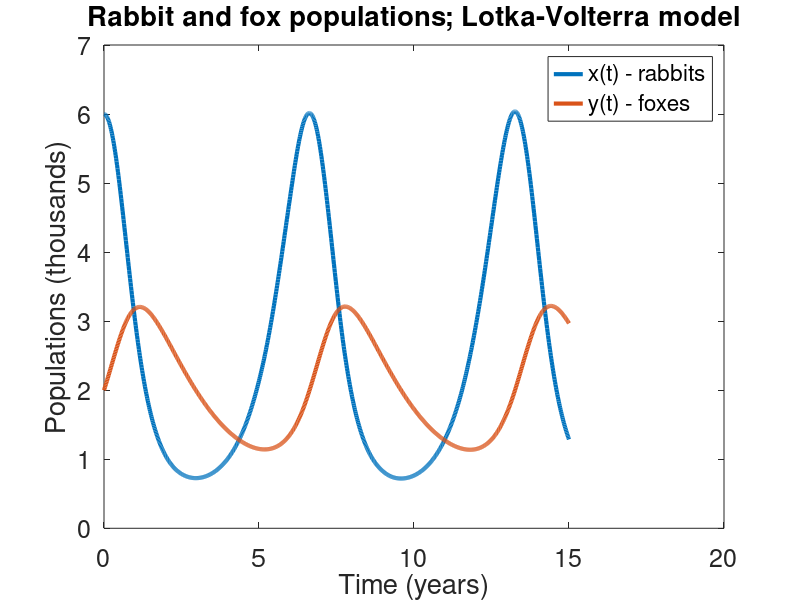
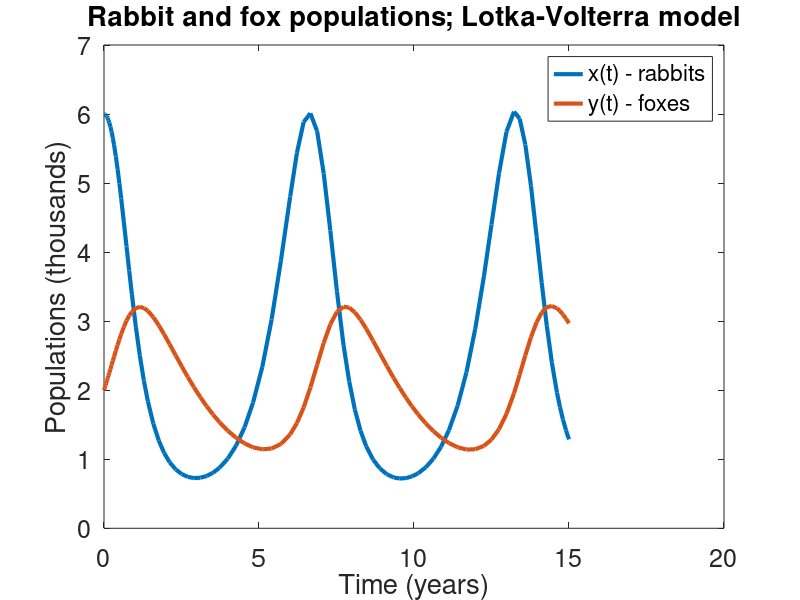

Recreate these plots in MATLAB, in order.
close all; clear; clc;

% In this script we solve the Lotka-Volterra System of IVPs:
%{
   x'(t) = 2x - xy,           x(0) = 6
   y'(t) = -0.5y + 0.2xy,     y(0) = 2

x(t) represents rabbits and y(t) represents foxes.
We will solve this using ode45.
%}

% Set linewidth to 3 for all plots we make in this script
set(groot, 'DefaultLineLineWidth', 3); 

%% Step 0: define tspan
tspan = [0, 15]; % solve for 0<=t<=15

%% Step 1: Package two initial conditions
IC = [6, 2]; % = [x(0), y(0)] = 6 rabbits, 2 foxes

%% Step 2: Package two ODEs into one anonymous function
ode_xy = @(x, y) [2*x - x*y, -0.5*y + 0.2*x*y];

% Alternatively, you can split this part up into two steps if that feels
% better for you. You don't need to do this, but you can, they do the same
% thing!
xprime = @(x, y) 2*x - x*y;
yprime = @(x, y) -0.5*y + 0.2*x*y;
ode_xy = @(x, y) [xprime(x, y), yprime(x,y)];

%% Step 3: Package dependent variables to pass to ode45
% The big difficulty here is that we need to *implicitly* define a new
% array z = [x, y]. We don't explicitly put this anywhere, we need to know
% it's the case. One way we can think about this is that we have already
% kind of done this in Task 1: we set z(0) = [x(0), y(0)]

odefun = @(t, z) ode_xy(z(1), z(2)); % z = [x, y]

% One additional (annoying!) step we need to do here is to convert our ODE
% into a "column vector". Right now we have [dxdt, dydt]. MATLAB wants:
% [dxdt
%  dydt]
% We can do this using ' in our odefun, or we can use [dxdt; dydt] when we
% define ode_xy.

odefun = @(t, z) odefun(t, z)'; % this converts it

% Or we could have put this in directly:

odefun = @(t, z) ode_xy(z(1), z(2))'; % z = [x, y]


%% Step 4: Input everything and solve with ode45
[t, z] = ode45(odefun, tspan, IC);

%% Step 5: extract and plot
x = z(:, 1); 
y = z(:, 2); 

figure
plot(t, x, 'DisplayName', 'x(t) - rabbits')
hold on
plot(t, y, 'DisplayName', 'y(t) - foxes')
title("Rabbit and fox populations; Lotka-Volterra model")
xlabel("Time (years)")
ylabel("Populations (thousands)")
legend
set(gca, 'fontsize', 18) %gca = "get current axis". This makes everything fontsize 18

%% Step 6: make ode45 use a higher resolution
% We can ask MATLAB to find the solution on a finer grid by passing a
% fine grid in for tspan instead of the interval. *ode45 still uses its own
% step size, but it _interpolates_ to find the solution on the finer grid.*

[t, z_fine] = ode45(odefun, linspace(0, 15, 1000), IC);
figure
plot(t, z_fine(:, 1), 'DisplayName', 'x(t) - rabbits')
hold on
plot(t, z_fine(:, 2), 'DisplayName', 'y(t) - foxes')
title("Rabbit and fox populations; Lotka-Volterra model")
xlabel("Time (years)")
ylabel("Populations (thousands)")
legend
set(gca, 'fontsize', 18)
exportgraphics(gca, 'Lotka_Volterra.png')
